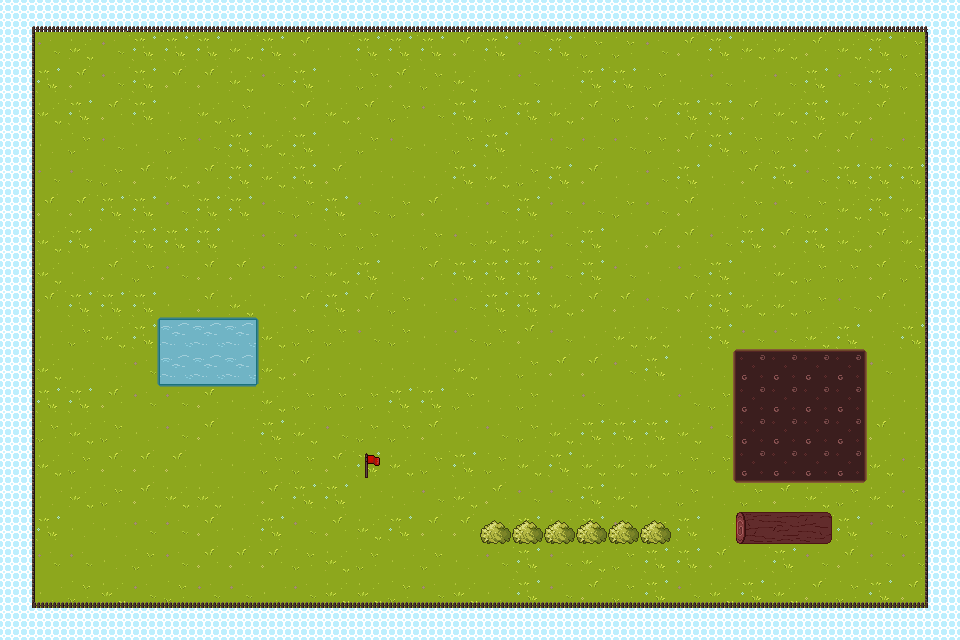

This game map was drawn from its Tiled (.tmx) file and the tilesets committed beside it. A one-line description and the full map source follow:
An orthogonal 30x20 tile map with 32x32 px tiles, 2 tile layers (Tiles, Obstacles) and 3 objects (Fire, Player, Windmill).

<map version="1.10" tiledversion="1.10.2" orientation="orthogonal" renderorder="left-up" width="30" height="20" tilewidth="32" tileheight="32" infinite="0" nextlayerid="4" nextobjectid="6">
 <tileset firstgid="1" name="hamster_tilemap" tilewidth="32" tileheight="32" tilecount="81" columns="9">
  <image source="../hamster_tilemap.png" width="288" height="288" />
  <tile id="14">
   <properties>
    <property name="special" value="bush" />
   </properties>
  </tile>
  <tile id="19">
   <properties>
    <property name="collider" value="bottom" />
    <property name="invertCollider" type="bool" value="false" />
   </properties>
  </tile>
  <tile id="20">
   <properties>
    <property name="collider" value="bottom" />
    <property name="invertCollider" type="bool" value="false" />
   </properties>
  </tile>
  <tile id="21">
   <properties>
    <property name="collider" value="bottom" />
    <property name="invertCollider" type="bool" value="false" />
   </properties>
  </tile>
  <tile id="24">
   <properties>
    <property name="special" value="flag" />
   </properties>
  </tile>
  <tile id="27">
   <properties>
    <property name="collider" value="bottomlefttopright;toprightbottomleft" />
   </properties>
  </tile>
  <tile id="28">
   <properties>
    <property name="collider" value="left" />
    <property name="invertCollider" type="bool" value="false" />
   </properties>
  </tile>
  <tile id="30">
   <properties>
    <property name="collider" value="right" />
    <property name="invertCollider" type="bool" value="false" />
   </properties>
  </tile>
  <tile id="36">
   <properties>
    <property name="collider" value="topleftbottomright;bottomrighttopleft" />
   </properties>
  </tile>
  <tile id="37">
   <properties>
    <property name="collider" value="left" />
    <property name="invertCollider" type="bool" value="true" />
   </properties>
  </tile>
  <tile id="39">
   <properties>
    <property name="collider" value="right" />
    <property name="invertCollider" type="bool" value="true" />
   </properties>
  </tile>
  <tile id="43">
   <properties>
    <property name="slowdown" type="float" value="0.8" />
   </properties>
  </tile>
  <tile id="46">
   <properties>
    <property name="collider" value="left;bottom" />
    <property name="invertCollider" type="bool" value="true" />
   </properties>
  </tile>
  <tile id="47">
   <properties>
    <property name="collider" value="bottom" />
    <property name="invertCollider" type="bool" value="true" />
   </properties>
  </tile>
  <tile id="48">
   <properties>
    <property name="collider" value="bottom;right" />
    <property name="invertCollider" type="bool" value="true" />
   </properties>
  </tile>
  <tile id="64">
   <properties>
    <property name="collider" value="top;left;bottom" />
   </properties>
  </tile>
  <tile id="65">
   <properties>
    <property name="collider" value="top;bottom" />
   </properties>
  </tile>
  <tile id="66">
   <properties>
    <property name="collider" value="top;right;bottom" />
   </properties>
  </tile>
  <tile id="70">
   <properties>
    <property name="special" value="water" />
   </properties>
  </tile>
 </tileset>
 <layer id="1" name="Tiles" width="30" height="20">
  <properties>
   <property name="loadCustomColliders" type="bool" value="false" />
   <property name="useTileData" type="bool" value="true" />
  </properties>
  <data encoding="csv">
1,1,1,1,1,1,1,1,1,1,1,1,1,1,1,1,1,1,1,1,1,1,1,1,1,1,1,1,1,1,
1,2,12,2,3,3,3,12,3,13,11,3,3,3,13,3,2,3,4,4,2,13,3,12,12,13,12,3,4,1,
1,3,13,2,3,13,13,12,2,3,11,4,13,4,12,11,2,11,3,3,4,11,2,11,2,3,2,3,4,1,
1,12,3,13,3,11,12,4,11,13,12,13,4,2,3,4,3,12,13,4,13,3,3,13,12,3,12,13,11,1,
1,11,4,2,11,4,2,3,12,3,11,4,2,11,4,3,11,2,2,2,4,13,3,4,4,13,13,2,2,1,
1,2,2,4,13,12,13,3,12,3,13,11,11,11,3,12,4,3,13,11,2,3,11,13,3,2,3,3,3,1,
1,13,13,3,3,2,3,3,2,4,3,2,4,13,11,2,3,2,2,4,2,13,11,4,2,4,12,3,12,1,
1,12,3,11,3,3,3,11,2,2,4,4,11,4,2,12,12,2,3,11,13,13,2,3,13,3,12,13,12,1,
1,12,11,13,4,2,13,13,2,2,12,3,11,13,3,3,3,2,3,2,11,2,3,11,12,4,4,13,4,1,
1,13,3,3,3,11,13,12,11,13,3,13,4,11,2,3,3,12,13,13,2,13,3,12,12,4,2,13,11,1,
1,11,4,12,3,71,71,71,12,4,4,2,4,11,2,4,13,2,11,12,12,11,3,2,2,12,3,11,3,1,
1,12,11,11,2,71,71,71,12,13,11,11,11,11,12,11,4,13,13,2,3,11,11,44,44,44,44,2,11,1,
1,3,3,13,2,2,13,11,12,4,4,4,3,3,4,11,4,11,2,11,11,2,4,44,44,44,44,11,11,1,
1,4,12,4,11,2,13,11,3,12,2,4,4,13,11,2,4,12,3,3,3,12,2,44,44,44,44,13,11,1,
1,12,4,13,13,13,11,11,4,4,13,3,12,4,3,4,12,3,12,12,12,4,4,44,44,44,44,12,2,1,
1,11,12,4,13,12,12,11,13,3,3,11,11,2,12,13,2,2,3,12,11,4,11,4,13,12,4,12,2,1,
1,3,11,11,2,2,13,11,3,2,13,12,3,13,13,11,3,12,3,2,4,3,11,2,2,11,3,2,4,1,
1,2,2,11,4,2,13,13,13,4,12,4,11,4,11,2,3,2,12,4,3,3,13,11,3,2,13,2,2,1,
1,11,4,12,2,4,2,2,11,2,12,12,4,2,12,11,3,2,13,4,3,2,12,3,12,13,4,3,13,1,
1,1,1,1,1,1,1,1,1,1,1,1,1,1,1,1,1,1,1,1,1,1,1,1,1,1,1,1,1,1
</data>
 </layer>
 <layer id="3" name="Obstacles" width="30" height="20">
  <properties>
   <property name="loadCustomColliders" type="bool" value="true" />
   <property name="useTileData" type="bool" value="false" />
  </properties>
  <data encoding="csv">
0,21,21,22,20,20,22,21,21,21,22,21,22,21,20,21,22,20,20,21,21,20,20,21,20,22,22,22,21,0,
0,38,0,0,0,0,0,0,0,0,0,0,0,0,0,0,0,0,0,0,0,0,0,0,0,0,0,0,40,0,
0,38,0,0,0,0,0,0,0,0,0,0,0,0,0,0,0,0,0,0,0,0,0,0,0,0,0,0,40,0,
0,38,0,0,0,0,0,0,0,0,0,0,0,0,0,0,0,0,0,0,0,0,0,0,0,0,0,0,40,0,
0,38,0,0,0,0,0,0,0,0,0,0,0,0,0,0,0,0,0,0,0,0,0,0,0,0,0,0,40,0,
0,38,0,0,0,0,0,0,0,0,0,0,0,0,0,0,0,0,0,0,0,0,0,0,0,0,0,0,40,0,
0,38,0,0,0,0,0,0,0,0,0,0,0,0,0,0,0,0,0,0,0,0,0,0,0,0,0,0,40,0,
0,38,0,0,0,0,0,0,0,0,0,0,0,0,0,0,0,0,0,0,0,0,0,0,0,0,0,0,40,0,
0,38,0,0,0,0,0,0,0,0,0,0,0,0,0,0,0,0,0,0,0,0,0,0,0,0,0,0,40,0,
0,38,0,0,61,62,62,62,63,0,0,0,0,0,0,0,0,0,0,0,0,0,0,0,0,0,0,0,40,0,
0,38,0,0,70,0,0,0,72,0,0,0,0,0,0,0,0,0,0,0,0,0,34,35,35,35,35,36,40,0,
0,38,0,0,70,0,0,0,72,0,0,0,0,0,0,0,0,0,0,0,0,0,43,0,0,0,0,45,40,0,
0,38,0,0,79,80,80,80,81,0,0,0,0,0,0,0,0,0,0,0,0,0,43,0,0,0,0,45,40,0,
0,38,0,0,0,0,0,0,0,0,0,0,0,0,0,0,0,0,0,0,0,0,43,0,0,0,0,45,40,0,
0,38,0,0,0,0,0,0,0,0,0,25,0,0,0,0,0,0,0,0,0,0,43,0,0,0,0,45,40,0,
0,38,0,0,0,0,0,0,0,0,0,0,0,0,0,0,0,0,0,0,0,0,52,53,53,53,53,54,40,0,
0,38,0,0,0,0,0,0,0,0,0,0,0,0,0,15,15,15,15,15,15,0,0,65,66,67,0,0,40,0,
0,38,0,0,0,0,0,0,0,0,0,0,0,0,0,0,0,0,0,0,0,0,0,0,0,0,0,0,40,0,
0,47,48,48,48,48,48,48,48,48,48,48,48,48,48,48,48,48,48,48,48,48,48,48,48,48,48,48,49,0,
0,0,0,0,0,0,0,0,0,0,0,0,0,0,0,0,0,0,0,0,0,0,0,0,0,0,0,0,0,0
</data>
 </layer>
 <objectgroup id="2" name="Object Layer 1">
  <object id="1" type="Fire" x="160" y="192" width="32" height="32" />
  <object id="3" type="Player" x="448" y="320" width="32" height="32" />
  <object id="4" type="Windmill" x="352" y="128" width="128" height="128" />
 </objectgroup>
</map>
